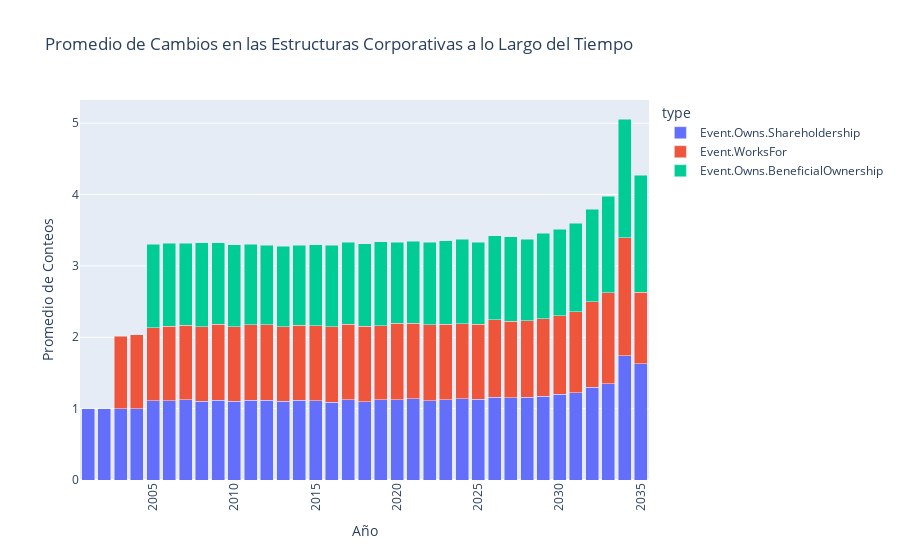

Notebook code for this chart:
### Code cell
# Filtrar datos para remover 'Relationship.FamilyRelationship'
relations_per_year_type_target = df_links[df_links['type'] != 'Relationship.FamilyRelationship']

# Agrupar por año, tipo y target y calcular el tamaño
relations_per_year_type_target = relations_per_year_type_target.groupby(['year', 'type', 'target']).size().reset_index(name='counts')

# Calcular el promedio de las cuentas por año y tipo
average_relations_per_year_type_target = relations_per_year_type_target.groupby(['year', 'type'])['counts'].mean().reset_index(name='average_counts')

# Creación de la visualización temporal
fig = px.bar(average_relations_per_year_type_target, x='year', y='average_counts', color='type', 
             title='Promedio de Cambios en las Estructuras Corporativas a lo Largo del Tiempo', barmode='stack')

# Ajustar el diseño para mostrar los años en vertical y sin ordenación automática
fig.update_layout(
    xaxis_title='Año',
    yaxis_title='Promedio de Conteos',
    xaxis_tickangle=-90,
    xaxis={'dtick': 5}  # Asegurar que todos los años sean mostrados
)

fig.show()

### Figure 1 — Plotly figure (JSON) as saved in the notebook; plotly's stock layout.template omitted (floating-point values rounded to 4 significant figures)
{"data": [{"alignmentgroup": "True", "hovertemplate": "type=Event.Owns.Shareholdership<br>year=%{x}<br>average_counts=%{y}<extra></extra>", "legendgroup": "Event.Owns.Shareholdership", "marker": {"color": "#636efa", "pattern": {"shape": ""}}, "name": "Event.Owns.Shareholdership", "offsetgroup": "Event.Owns.Shareholdership", "orientation": "v", "showlegend": true, "textposition": "auto", "type": "bar", "x": [2001, 2002, 2003, 2004, 2005, 2006, 2007, 2008, 2009, 2010, 2011, 2012, 2013, 2014, 2015, 2016, 2017, 2018, 2019, 2020, 2021, 2022, 2023, 2024, 2025, 2026, 2027, 2028, 2029, 2030, 2031, 2032, 2033, 2034, 2035], "xaxis": "x", "y": [1, 1, 1, 1, 1.109, 1.108, 1.125, 1.107, 1.121, 1.1, 1.121, 1.119, 1.106, 1.115, 1.109, 1.09, 1.126, 1.1, 1.123, 1.121, 1.135, 1.111, 1.124, 1.137, 1.133, 1.158, 1.152, 1.159, 1.172, 1.2, 1.22, 1.298, 1.349, 1.738, 1.632], "yaxis": "y"}, {"alignmentgroup": "True", "hovertemplate": "type=Event.WorksFor<br>year=%{x}<br>average_counts=%{y}<extra></extra>", "legendgroup": "Event.WorksFor", "marker": {"color": "#EF553B", "pattern": {"shape": ""}}, "name": "Event.WorksFor", "offsetgroup": "Event.WorksFor", "orientation": "v", "showlegend": true, "textposition": "auto", "type": "bar", "x": [2003, 2004, 2005, 2006, 2007, 2008, 2009, 2010, 2011, 2012, 2013, 2014, 2015, 2016, 2017, 2018, 2019, 2020, 2021, 2022, 2023, 2024, 2025, 2026, 2027, 2028, 2029, 2030, 2031, 2032, 2033, 2034, 2035], "xaxis": "x", "y": [1.015, 1.033, 1.028, 1.046, 1.043, 1.044, 1.061, 1.048, 1.056, 1.056, 1.041, 1.056, 1.055, 1.055, 1.056, 1.054, 1.042, 1.072, 1.059, 1.062, 1.061, 1.053, 1.048, 1.088, 1.07, 1.07, 1.089, 1.101, 1.135, 1.197, 1.278, 1.657, 1], "yaxis": "y"}, {"alignmentgroup": "True", "hovertemplate": "type=Event.Owns.BeneficialOwnership<br>year=%{x}<br>average_counts=%{y}<extra></extra>", "legendgroup": "Event.Owns.BeneficialOwnership", "marker": {"color": "#00cc96", "pattern": {"shape": ""}}, "name": "Event.Owns.BeneficialOwnership", "offsetgroup": "Event.Owns.BeneficialOwnership", "orientation": "v", "showlegend": true, "textposition": "auto", "type": "bar", "x": [2005, 2006, 2007, 2008, 2009, 2010, 2011, 2012, 2013, 2014, 2015, 2016, 2017, 2018, 2019, 2020, 2021, 2022, 2023, 2024, 2025, 2026, 2027, 2028, 2029, 2030, 2031, 2032, 2033, 2034, 2035], "xaxis": "x", "y": [1.165, 1.165, 1.147, 1.174, 1.143, 1.151, 1.125, 1.115, 1.129, 1.121, 1.131, 1.143, 1.149, 1.158, 1.173, 1.137, 1.152, 1.162, 1.17, 1.184, 1.151, 1.178, 1.185, 1.145, 1.193, 1.214, 1.245, 1.3, 1.349, 1.663, 1.642], "yaxis": "y"}], "layout": {"barmode": "stack", "legend": {"title": {"text": "type"}, "tracegroupgap": 0}, "title": {"text": "Promedio de Cambios en las Estructuras Corporativas a lo Largo del Tiempo"}, "xaxis": {"anchor": "y", "domain": [0, 1], "dtick": 5, "tickangle": -90, "title": {"text": "Año"}}, "yaxis": {"anchor": "x", "domain": [0, 1], "title": {"text": "Promedio de Conteos"}}}}
